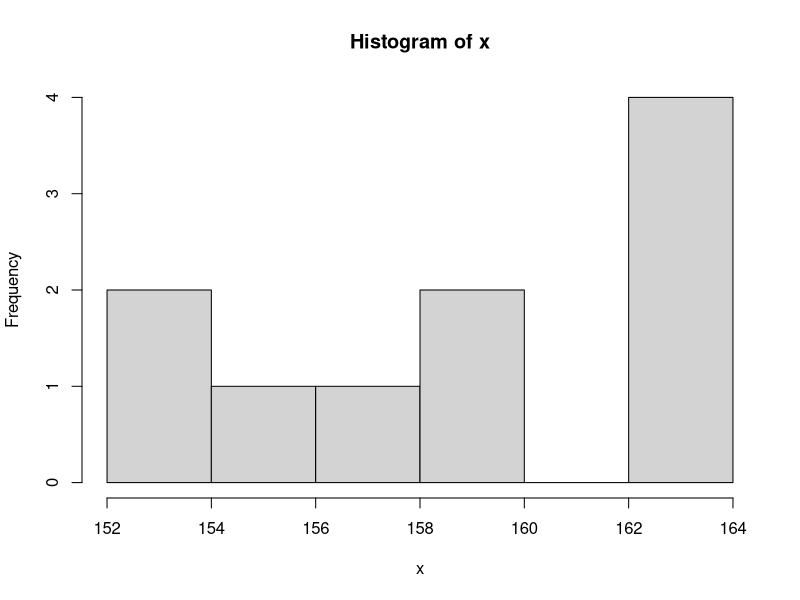
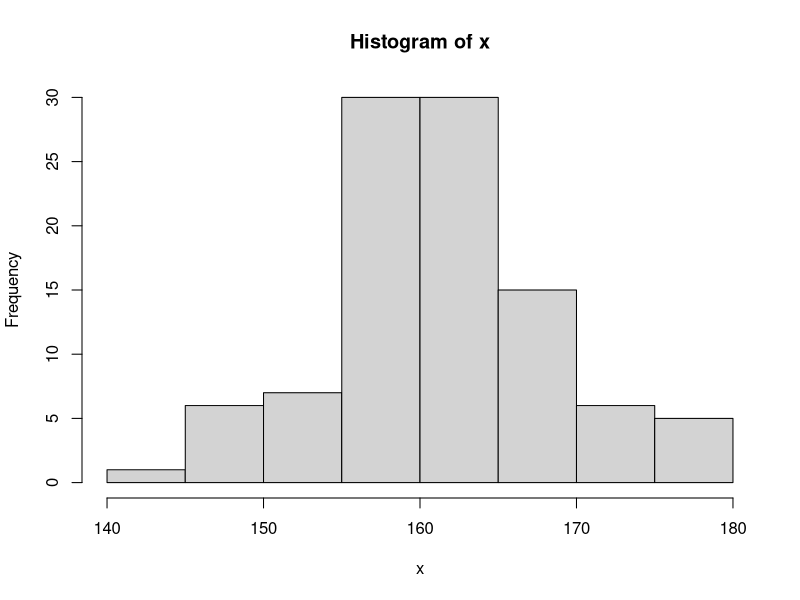
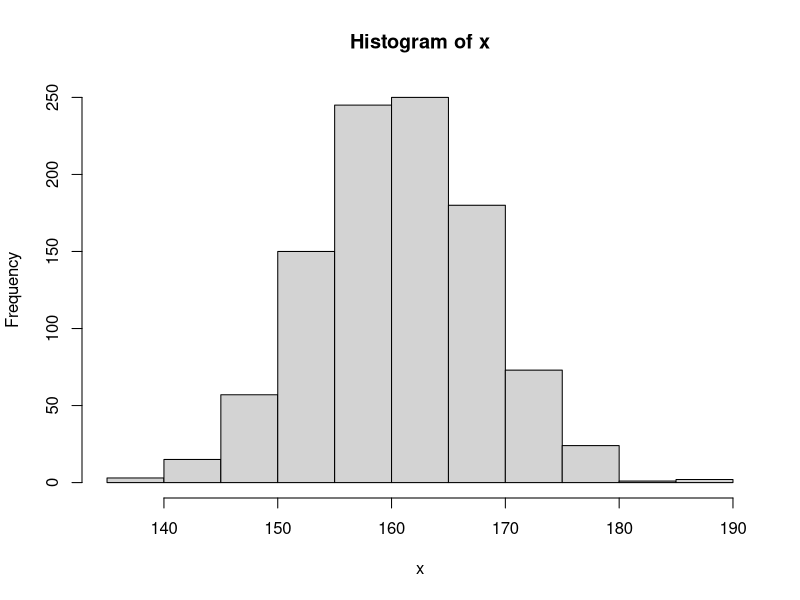
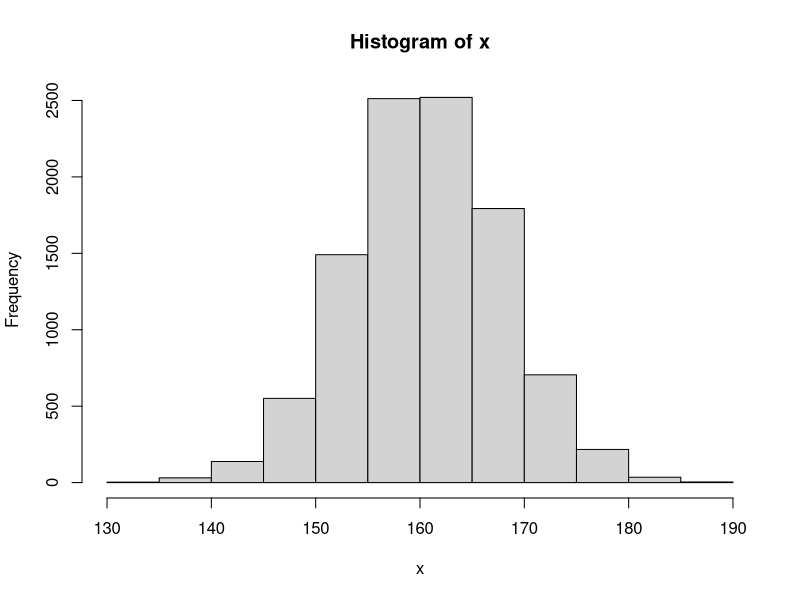

Source code (R) for these figures, in order:
#10 samples:
set.seed(49)
data <- runif(80,75,250)
n<-10
x <- rep(0,n)
for(i in 1:n)
{y<-sample(data,50,replace = TRUE)
x[i]<-mean(y)}
hist(x)

#100 samples:
set.seed(49)
data <- runif(80,75,250)
n<-100
x <- rep(0,n)
for(i in 1:n)
{y<-sample(data,50,replace = TRUE)
x[i]<-mean(y)}
hist(x)

#1000 samples:
set.seed(49)
data <- runif(80,75,250)
n<-1000
x <- rep(0,n)
for(i in 1:n)
{y<-sample(data,50,replace = TRUE)
x[i]<-mean(y)}
hist(x)

#10000 samples:
set.seed(49)
data <- runif(80,75,250)
n<-10000
x <- rep(0,n)
for(i in 1:n)
{y<-sample(data,50,replace = TRUE)
x[i]<-mean(y)}
hist(x)
